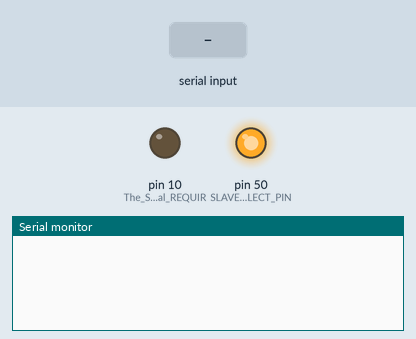
This sketch was run on a simulated Arduino Mega 2560, built with avr-gcc and run on an emulated ATmega2560. On the bench: output pins drawn as LEDs (lit = HIGH), the last lines printed to the serial monitor. The test bench sets the inputs (shaded band). Pins used as bus, display or sensor lines are not drawn.

Above: at 1.2 s.
1.3 s: "a90\n" received over Serial
At 3.1 s:
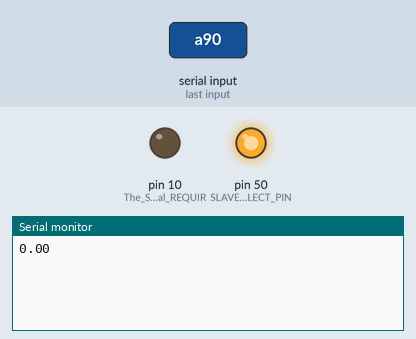
4.3 s: "b,45\n" received over Serial
At 5.5 s:
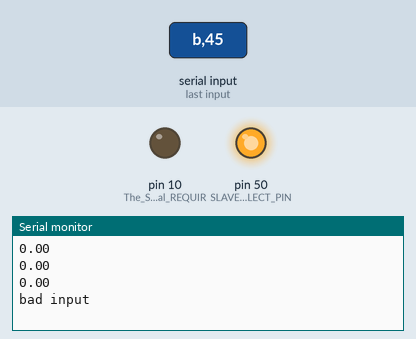

Measured:
- after the input at 1.3 s, the serial monitor: prints a new line after 1.0 s (image 1)
- after the input at 4.3 s, the serial monitor: prints a new line at once (image 2)

The sketch:

ScienceBox.ino
```cpp
#include <Servo.h>
#include <SPI.h>
#include <SoftwareSerial.h>
#include "L6470.h"  // include the register and bit definitions


#define rx 5
#define tx 6

#define SLAVE_SELECT_PIN 50  // Wire this to the CSN pin
#define dSPIN_RESET      53  // Wire this to the STBY line
#define dSPIN_BUSYN      52  // Wire this to the BSYN line

#define PH_STEPS 20
#define BIO_STEPS 30
#define BIO_READING_STEPS 10

#define SAMPLE_ITERATIONS 5.0

#define BIO_COLLECTION_TIME_ms 1000

Servo base;
char junk = ' ';
SoftwareSerial pH_probe(rx,tx);
int home = 0;
double dry_1 = 360/14, wet_1 = 2*360/14, wet_2 = 3*360/14, wet_3 = 4*360/14, dry_3 = 5*360/14, dry_2 = 6*360/14;
int pos = 0;

//copypasta from sparkfun website
char ph_data[20];
char computerdata[20];
byte received_from_computer=0;
byte received_from_sensor=0;
byte arduino_only=0;
byte startup=0;
float ph=0;
byte string_received=0;

void setup() {
  Serial.begin(9600);
  pH_probe.begin(9600);
  setupStepperScience();
  base.write(home);
}

void setupStepperScience()
{

  dSPIN_init();
  dSPIN_SetParam(dSPIN_STEP_MODE,
                 !dSPIN_SYNC_EN |
                 dSPIN_STEP_SEL_1_8 |
                 dSPIN_SYNC_SEL_1);
  dSPIN_SetParam(dSPIN_MAX_SPEED, MaxSpdCalc(750));
  dSPIN_SetParam(dSPIN_FS_SPD, 0x3FF);
  dSPIN_SetParam(dSPIN_OCD_TH, dSPIN_OCD_TH_6000mA);
  dSPIN_SetParam(dSPIN_CONFIG,
                 dSPIN_CONFIG_PWM_DIV_1 |
                 dSPIN_CONFIG_PWM_MUL_2 |
                 dSPIN_CONFIG_SR_180V_us |
                 dSPIN_CONFIG_OC_SD_ENABLE |
                 dSPIN_CONFIG_VS_COMP_DISABLE |
                 dSPIN_CONFIG_SW_HARD_STOP |
                 dSPIN_CONFIG_INT_16MHZ);
  dSPIN_SetParam(dSPIN_KVAL_HOLD, 0x2F);
  dSPIN_SetParam(dSPIN_KVAL_RUN, 0x43);
  dSPIN_SetParam(dSPIN_KVAL_ACC, 0x43);
  dSPIN_SetParam(dSPIN_KVAL_DEC, 0x43);
  dSPIN_SetParam(dSPIN_ST_SLP, 0x1B);
  dSPIN_SetParam(dSPIN_INT_SPD, 0x39E6);
  dSPIN_SetParam(dSPIN_FN_SLP_ACC, 0x2E);
  dSPIN_SetParam(dSPIN_FN_SLP_DEC, 0x2E);
  dSPIN_GetStatus();
}

void loop() {
  if (Serial.available() > 0)
  {
     char cmd = Serial.read();
     if (cmd == 'a')
     {
      acidityTests();
     }
     else if (cmd == 'b')
     {
      while (Serial.available() < 1);
      int unit = Serial.parseInt();
      bioTest(unit);
     }
     else if (cmd == 'm')
     {
      moistureTest();
     }
     else if (cmd == 'r')
     {
      returnHome();
     }
     else if (cmd == 'd')
     {
      while (Serial.available() < 1);
      int unit = Serial.parseInt();
      dry(unit);
     }
     else if (cmd == 'w')
     {
      while (Serial.available() < 1);
      int unit = Serial.parseInt();
      wet(unit);
     }
  }
  else delay(10);
}

void returnHome(){
  base.write(home);
}

void dry(int i)
{
  if (i == 1)
  {
    base.write(dry_1);
  }
  else if (i == 2)
  {
    base.write(dry_2);
  }
  else if (i == 3)
  {
    base.write(dry_3);
  }
}

void wet(int i)
{
  if (i == 1)
  {
    base.write(wet_1);
  }
  else if (i == 2)
  {
    base.write(wet_2);
  }
  else if (i == 3)
  {
    base.write(wet_3);
  }
}

void moistureTest(){
  int sensorValue = analogRead(A0);
  Serial.println(sensorValue);
  delay(100);
}


void positionWriterTest(){
  for(int posi = 0; posi < 360; posi+=10){
    base.write(posi);
    delay(500);
  }
}

void collectSamples(){
  //Note to debuggers: While-loops are doubled because program was skipping every other,
  //limited understanding of arduino forced me to make this dirty hack

  //Dry sample site #1
  while (Serial.available() == 0);
  base.write(dry_1);
  Serial.println("moved to dry base 1");
  while (Serial.available() != 0){
    junk = Serial.read();
  }
  while (Serial.available() == 0);
  base.write(dry_1);
  Serial.println("moved to dry base 1");
  while (Serial.available() != 0){
    junk = Serial.read();
  }

  //Wet sample site #1
  while (Serial.available() == 0);
  base.write(wet_1);
  Serial.println("moved to wet base 1");
  while (Serial.available() > 0){
    junk = Serial.read();
  }
  while (Serial.available() == 0);
  base.write(wet_1);
  Serial.println("moved to wet base 1");
  while (Serial.available() > 0){
    junk = Serial.read();
  }

  //Home for traveling
  while (Serial.available() == 0);
  base.write(home);
  Serial.println("moved home");
  while (Serial.available() > 0){
    junk = Serial.read();
  }
  while (Serial.available() == 0);
  base.write(home);
  Serial.println("moved home");
  while (Serial.available() > 0){
    junk = Serial.read();
  }

  //Dry sample site #2
  while (Serial.available() == 0);
  base.write(dry_2);
  Serial.println("moved to dry base 2");
  while (Serial.available() > 0){
    junk = Serial.read();
  }
  while (Serial.available() == 0);
  base.write(dry_2);
  Serial.println("moved to dry base 2");
  while (Serial.available() > 0){
    junk = Serial.read();
  }

  //Wet sample site #2
  while (Serial.available() == 0);
  base.write(wet_2);
  Serial.println("moved to wet base 2");
  while (Serial.available() > 0){
    junk = Serial.read();
  }
  while (Serial.available() == 0);
  base.write(wet_2);
  Serial.println("moved to wet base 2");
  while (Serial.available() > 0){
    junk = Serial.read();
  }

  //Home
  while (Serial.available() == 0);
  base.write(home);
  Serial.println("moved home");
  while (Serial.available() > 0){
    junk = Serial.read();
  }
  while (Serial.available() == 0);
  base.write(home);
  Serial.println("moved home");
  while (Serial.available() > 0){
    junk = Serial.read();
  }

  //Dry sample site #3
  while (Serial.available() == 0);
  base.write(dry_3);
  Serial.println("moved to dry base 3");
  while (Serial.available() > 0){
    junk = Serial.read();
  }
  while (Serial.available() == 0);
  base.write(dry_3);
  Serial.println("moved to dry base 3");
  while (Serial.available() > 0){
    junk = Serial.read();
  }

  //Wet sample site #3
  while (Serial.available() == 0);
  base.write(wet_3);
  Serial.println("moved to wet base 3");
  while (Serial.available() > 0){
    junk = Serial.read();
  }
  while (Serial.available() == 0);
  base.write(wet_3);
  Serial.println("moved to wet base 3");
  while (Serial.available() > 0){
    junk = Serial.read();
  }


  //Home
  while (Serial.available() == 0);
  base.write(home);
  Serial.println("moved home");
  while (Serial.available() > 0){
    junk = Serial.read();
  }
  while (Serial.available() == 0);
  base.write(home);
  Serial.println("moved home");
  while (Serial.available() > 0){
    junk = Serial.read();
  }
}

void acidityTests(){
  while (Serial.available() == 0);
  base.write(wet_1);
  dSPIN_Move(FWD, PH_STEPS);
  float pH_1 = getAveragedPH();
  Serial.println((String)pH_1);
  dSPIN_Move(REV, PH_STEPS);

  base.write(wet_2);
  dSPIN_Move(FWD, PH_STEPS);
  float pH_2 = getAveragedPH();
  Serial.println((String)pH_2);
  dSPIN_Move(REV, PH_STEPS);

  base.write(wet_3);
  dSPIN_Move(FWD, PH_STEPS);
  float pH_3 = getAveragedPH();
  Serial.println((String)pH_3);
  dSPIN_Move(REV, PH_STEPS);

}

float getAveragedPH(){
  float pH = 0;
  for(int i = 0; i < SAMPLE_ITERATIONS; i++){
    if(pH_probe.available() > 0){
      received_from_sensor=pH_probe.readBytesUntil(13,ph_data,20);
      ph_data[received_from_sensor]=0;
      string_received=1;
      float current_pH = atof(ph_data);
      pH += current_pH;
    }
    delay(200);
  }
  return (pH / SAMPLE_ITERATIONS);
}

void bioTest(int input){
  if(input == 1){
    base.write(wet_1);
  } else if (input == 2){
    base.write(wet_2);
  } else if (input == 3){
    base.write(wet_3);
  } else {
    Serial.println("bad input");
  }

  dSPIN_Move(FWD, BIO_STEPS);
  delay(BIO_COLLECTION_TIME_ms);
  dSPIN_Move(REV, BIO_STEPS);
  base.write(home);
  dSPIN_Move(FWD, BIO_STEPS);
  delay(4000);
  dSPIN_Move(REV, BIO_STEPS);

}

void cal_s(){                        //calibrate to a pH of 7
  pH_probe.print("cal,mid,7\r");}    //send the "cal,mid,7" command to calibrate to a pH of 7.00


void cal_f(){                       //calibrate to a pH of 4
  pH_probe.print("cal,low,4\r");}     //send the "cal,low,4" command to calibrate to a pH of 4.00


void cal_t(){                      //calibrate to a pH of 10.00
  pH_probe.print("cal,high,10\r");}  //send the "cal,high,10" command to calibrate to a pH of 10.00


void phFactoryDefault(){           //factory defaults the pH circuit
  pH_probe.print("X\r");}          //send the "X" command to factory reset the device


void read_info(){                  //get device info
    pH_probe.print("I\r");}        //send the "I" command to query the information


void phSetLEDs(byte enabled)      //turn the LEDs on or off
{
  if(enabled)                     //if enabled is > 0
    pH_probe.print("L,1\r");      //the LED's will turn ON
  else                            //if enabled is 0
    pH_probe.print("L,0\r");      //the LED's will turn OFF
}
```

dSPIN_support.ino
```cpp
//dSPIN_support.ino - Contains functions used to implement the high-level commands,
//   as well as utility functions for converting real-world units (eg, steps/s) to
//   values usable by the dsPIN controller. Also contains the specialized configuration
//   function for the dsPIN chip and the onboard peripherals needed to use it.

// The value in the ACC register is [(steps/s/s)*(tick^2)]/(2^-40) where tick is
//  250ns (datasheet value)- 0x08A on boot.
// Multiply desired steps/s/s by .137438 to get an appropriate value for this register.
// This is a 12-bit value, so we need to make sure the value is at or below 0xFFF.
unsigned long AccCalc(float stepsPerSecPerSec)
{
  float temp = stepsPerSecPerSec * 0.137438;
  if( (unsigned long) long(temp) > 0x00000FFF) return 0x00000FFF;
  else return (unsigned long) long(temp);
}

// The calculation for DEC is the same as for ACC. Value is 0x08A on boot.
// This is a 12-bit value, so we need to make sure the value is at or below 0xFFF.
unsigned long DecCalc(float stepsPerSecPerSec)
{
  float temp = stepsPerSecPerSec * 0.137438;
  if( (unsigned long) long(temp) > 0x00000FFF) return 0x00000FFF;
  else return (unsigned long) long(temp);
}

// The value in the MAX_SPD register is [(steps/s)*(tick)]/(2^-18) where tick is
//  250ns (datasheet value)- 0x041 on boot.
// Multiply desired steps/s by .065536 to get an appropriate value for this register
// This is a 10-bit value, so we need to make sure it remains at or below 0x3FF
unsigned long MaxSpdCalc(float stepsPerSec)
{
  float temp = stepsPerSec * .065536;
  if( (unsigned long) long(temp) > 0x000003FF) return 0x000003FF;
  else return (unsigned long) long(temp);
}

// The value in the MIN_SPD register is [(steps/s)*(tick)]/(2^-24) where tick is
//  250ns (datasheet value)- 0x000 on boot.
// Multiply desired steps/s by 4.1943 to get an appropriate value for this register
// This is a 12-bit value, so we need to make sure the value is at or below 0xFFF.
unsigned long MinSpdCalc(float stepsPerSec)
{
  float temp = stepsPerSec * 4.1943;
  if( (unsigned long) long(temp) > 0x00000FFF) return 0x00000FFF;
  else return (unsigned long) long(temp);
}

// The value in the FS_SPD register is ([(steps/s)*(tick)]/(2^-18))-0.5 where tick is
//  250ns (datasheet value)- 0x027 on boot.
// Multiply desired steps/s by .065536 and subtract .5 to get an appropriate value for this register
// This is a 10-bit value, so we need to make sure the value is at or below 0x3FF.
unsigned long FSCalc(float stepsPerSec)
{
  float temp = (stepsPerSec * .065536)-.5;
  if( (unsigned long) long(temp) > 0x000003FF) return 0x000003FF;
  else return (unsigned long) long(temp);
}

// The value in the INT_SPD register is [(steps/s)*(tick)]/(2^-24) where tick is
//  250ns (datasheet value)- 0x408 on boot.
// Multiply desired steps/s by 4.1943 to get an appropriate value for this register
// This is a 14-bit value, so we need to make sure the value is at or below 0x3FFF.
unsigned long IntSpdCalc(float stepsPerSec)
{
  float temp = stepsPerSec * 4.1943;
  if( (unsigned long) long(temp) > 0x00003FFF) return 0x00003FFF;
  else return (unsigned long) long(temp);
}

// When issuing RUN command, the 20-bit speed is [(steps/s)*(tick)]/(2^-28) where tick is
//  250ns (datasheet value).
// Multiply desired steps/s by 67.106 to get an appropriate value for this register
// This is a 20-bit value, so we need to make sure the value is at or below 0xFFFFF.
unsigned long SpdCalc(float stepsPerSec)
{
  float temp = stepsPerSec * 67.106;
  if( (unsigned long) long(temp) > 0x000FFFFF) return 0x000FFFFF;
  else return (unsigned long)temp;
}

// Generalization of the subsections of the register read/write functionality.
//  We want the end user to just write the value without worrying about length,
//  so we pass a bit length parameter from the calling function.
unsigned long dSPIN_Param(unsigned long value, byte bit_len)
{
  unsigned long ret_val=0;        // We'll return this to generalize this function
                                  //  for both read and write of registers.
  byte byte_len = bit_len/8;      // How many BYTES do we have?
  if (bit_len%8 > 0) byte_len++;  // Make sure not to lose any partial byte values.
  // Let's make sure our value has no spurious bits set, and if the value was too
  //  high, max it out.
  unsigned long mask = 0xffffffff >> (32-bit_len);
  if (value > mask) value = mask;
  // The following three if statements handle the various possible byte length
  //  transfers- it'll be no less than 1 but no more than 3 bytes of data.
  // dSPIN_Xfer() sends a byte out through SPI and returns a byte received
  //  over SPI- when calling it, we typecast a shifted version of the masked
  //  value, then we shift the received value back by the same amount and
  //  store it until return time.
  if (byte_len == 3) {
    ret_val |= dSPIN_Xfer((byte)(value>>16)) << 16;
    //Serial.println(ret_val, HEX);
  }
  if (byte_len >= 2) {
    ret_val |= dSPIN_Xfer((byte)(value>>8)) << 8;
    //Serial.println(ret_val, HEX);
  }
  if (byte_len >= 1) {
    ret_val |= dSPIN_Xfer((byte)value);
    //Serial.println(ret_val, HEX);
  }
  // Return the received values. Mask off any unnecessary bits, just for
  //  the sake of thoroughness- we don't EXPECT to see anything outside
  //  the bit length range but better to be safe than sorry.
  return (ret_val & mask);
}

// This simple function shifts a byte out over SPI and receives a byte over
//  SPI. Unusually for SPI devices, the dSPIN requires a toggling of the
//  CS (slaveSelect) pin after each byte sent. That makes this function
//  a bit more reasonable, because we can include more functionality in it.
byte dSPIN_Xfer(byte data)
{
  byte data_out;
  digitalWrite(SLAVE_SELECT_PIN,LOW);
  // SPI.transfer() both shifts a byte out on the MOSI pin AND receives a
  //  byte in on the MISO pin.
  data_out = SPI.transfer(data);
  digitalWrite(SLAVE_SELECT_PIN,HIGH);
  return data_out;
}

// This is the generic initialization function to set up the Arduino to
//  communicate with the dSPIN chip.
void dSPIN_init()
{
  // set up the input/output pins for the application.
  pinMode(10, OUTPUT);  // The SPI peripheral REQUIRES the hardware SS pin-
                        //  pin 10- to be an output. This is in here just
                        //  in case some future user makes something other
                        //  than pin 10 the SS pin.
  pinMode(SLAVE_SELECT_PIN, OUTPUT);
  digitalWrite(SLAVE_SELECT_PIN, HIGH);
  pinMode(dSPIN_BUSYN, INPUT);
  pinMode(dSPIN_RESET, OUTPUT);

  // reset the dSPIN chip. This could also be accomplished by
  //  calling the "dSPIN_ResetDev()" function after SPI is initialized.
  digitalWrite(dSPIN_RESET, HIGH);
  delay(1);
  digitalWrite(dSPIN_RESET, LOW);
  delay(1);
  digitalWrite(dSPIN_RESET, HIGH);
  delay(1);

  // initialize SPI for the dSPIN chip's needs:
  //  most significant bit first,
  //  SPI clock not to exceed 5MHz,
  //  SPI_MODE3 (clock idle high, latch data on rising edge of clock)
  SPI.begin();
  SPI.setBitOrder(MSBFIRST);
  SPI.setClockDivider(SPI_CLOCK_DIV4); // or 2, 8, 16, 32, 64
  SPI.setDataMode(SPI_MODE3);
}
```

Source omitted: L6470.h (10392 bytes), dSPIN_commands.ino (14129 bytes)
